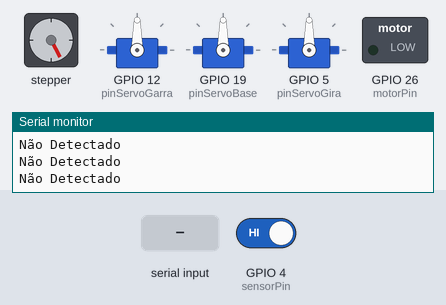
Bench run of a sketch on a simulated ESP32. Shown: stepper motor, 3 × servo, switched loads named in the sketch (green lamp = pin HIGH), the last lines printed to the serial monitor. Wiring (inferred from the names in the program): stepper motor driver (200 steps per turn assumed): step GPIO 27; direction GPIO 14. The test bench sets the inputs (shaded band); at power-on: GPIO 4 (sensorPin) HIGH. Pins used as bus, display or sensor lines are not drawn.

Above: at 1.2 s.
1.3 s: GPIO 4 (sensorPin) driven LOW
At 1.65 s:
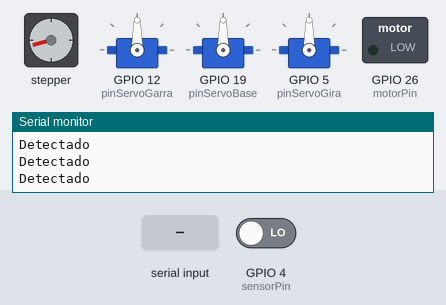
4.3 s: "vermelho" received over Serial
At 7.2 s:
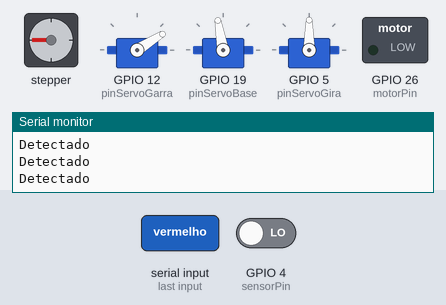
At 9.5 s:
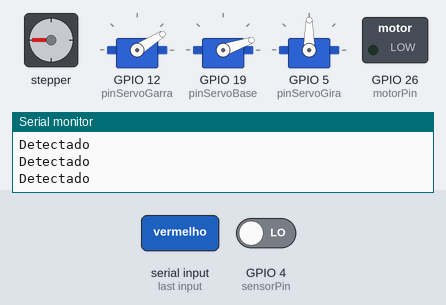
13.3 s: "amarelo" received over Serial
Timing chart, 0 to 26.8 s (numbered marks = the images above; inputs shaded):
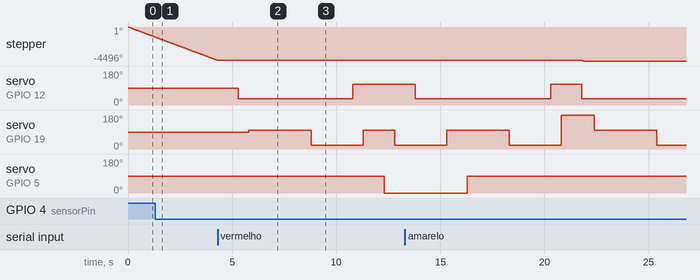

Measured:
- after the input at 4.3 s, stepper: stops changing and stays -4411°; servo on GPIO 12 (pinServoGarra): 90° → 32° after 1.0 s, → 110° 5.5 s later; servo on GPIO 19 (pinServoBase): 90° → 100° after 1.5 s, → 19° 3.0 s later, → 100° 2.5 s later, → 19° 1.5 s later; servo on GPIO 5 (pinServoGira): 90° → 0° after 8.0 s

The sketch:

CODIGOCOMUNICANDO.ino
```cpp
#include <Arduino.h>
#include <ESP32Servo.h>

Servo Garra, BaseGarra, Giro;  // cria um objeto Servo para a Garra

int pos = 0;    // variável para armazenar a posição do servo
// Pinos GPIO PWM recomendados no ESP32 incluem 2,4,12-19,21-23,25-27,32-33
int pinServoGarra = 12;
int pinServoGira = 5;
int pinServoBase = 19;

#define DIR_PIN  14  // Pino para controle da direção do motor
#define STEP_PIN 27  // Pino para controle do passo do motor
#define STEP_DELAY 820  // Ajuste esse valor para controlar a velocidade do motor

const int sensorPin = 4; // Pino ao qual o sensor está conectado
int motorPin = 26; // Pino ao qual o motor está conectado

volatile bool detectado = false;
String corCubo = "";

void sensorTask(void * parameter) {
  (void)parameter;

  pinMode(sensorPin, INPUT_PULLUP); // Configura o pino do sensor como entrada com pull-up interno

  for (;;) {
    int sensorValue = digitalRead(sensorPin); // Lê o valor do sensor
    if (sensorValue == LOW) { // Se o sensor detectar reflexão
      detectado = true;
      Serial.println("Detectado");
    } else {
      detectado = false;
      Serial.println("Não Detectado");
    }
    delay(100); // Pequena pausa para estabilidade
  }
}

void motorTask(void * parameter) {
  (void)parameter;

  pinMode(DIR_PIN, OUTPUT);
  pinMode(STEP_PIN, OUTPUT);
  pinMode(motorPin, OUTPUT); // Configura o pino do motor como saída

  for (;;) {
    if (!detectado) { // Se não houver detecção do sensor
      digitalWrite(DIR_PIN, LOW);  // Define a direção do motor (HIGH para uma direção, LOW para a outra)

      // Gira o motor continuamente em uma direção
      digitalWrite(STEP_PIN, HIGH);
      delayMicroseconds(STEP_DELAY);
      digitalWrite(STEP_PIN, LOW);
      delayMicroseconds(STEP_DELAY);
    } else {
      // Para o motor
      digitalWrite(STEP_PIN, LOW);

      // Executa a sequência da garra com base na cor detectada
      if (corCubo == "vermelho") {
        // Movimento para a direita
        Garra.write(32); delay(500);
        BaseGarra.write(100);  delay(1000);
        Giro.write(90); delay(2000);
        BaseGarra.write(19);  delay(2000);
        Garra.write(110); delay(500);
        BaseGarra.write(100);  delay(1000);
        Giro.write(0); delay(500);
        BaseGarra.write(19);  delay(1000);
        Garra.write(32);
      } else if (corCubo == "amarelo") {
        // Movimento para o centro
        Garra.write(32); delay(500);
        BaseGarra.write(100);  delay(1000);
        Giro.write(90); delay(2000);
        BaseGarra.write(19);  delay(2000);
        Garra.write(110); delay(500);
        BaseGarra.write(180);  delay(1000);
        Garra.write(32);
      } else if (corCubo == "azul") {
        // Movimento para a esquerda
        Garra.write(32); delay(500);
        BaseGarra.write(100);  delay(1000);
        Giro.write(90); delay(2000);
        BaseGarra.write(19);  delay(2000);
        Garra.write(110); delay(500);
        BaseGarra.write(100);  delay(1000);
        Giro.write(180); delay(500);
        BaseGarra.write(19);  delay(1000);
        Garra.write(32);
      }

      detectado = false; // Reseta a variável de detecção
    }

    if (Serial.available() > 0) {
      corCubo = Serial.readString();
      Serial.println("Cor recebida: " + corCubo);
    }
  }
}

void setup() {
  Serial.begin(9600);

  Garra.attach(pinServoGarra); // Anexa o servo ao pino correspondente
  BaseGarra.attach(pinServoBase); // Anexa o servo ao pino correspondente
  Giro.attach(pinServoGira);

  xTaskCreatePinnedToCore(sensorTask, "Sensor Task", 10000, NULL, 1, NULL, 0);
  xTaskCreatePinnedToCore(motorTask, "Motor Task", 10000, NULL, 1, NULL, 1);
}

void loop() {
  // nothing to do here
}
```
